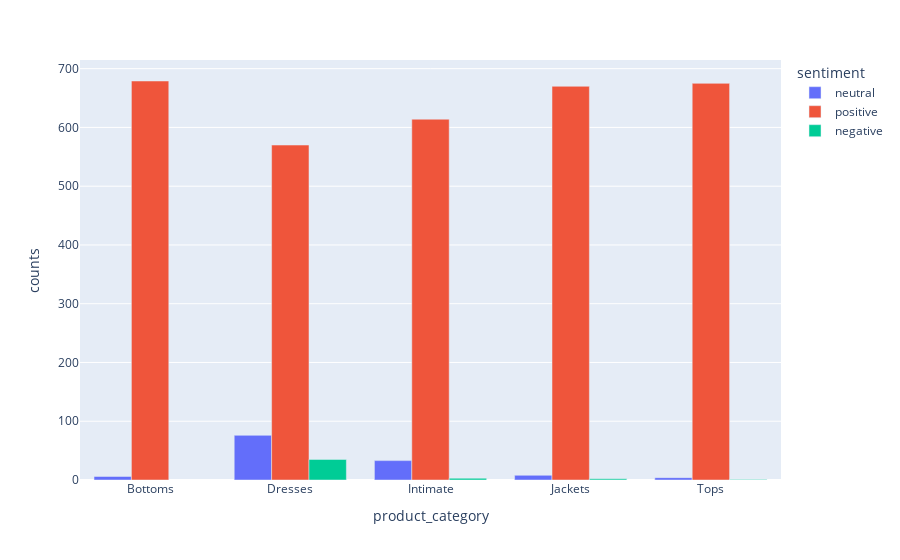

The cell this chart's notebook holds for it:
### Code cell
px.bar(df, x="product_category",y="counts",color="sentiment",barmode="group")

### Figure 1 — Plotly figure (JSON) as saved in the notebook; plotly's stock layout.template omitted (floating-point values rounded to 4 significant figures)
{"data": [{"alignmentgroup": "True", "hovertemplate": "sentiment=neutral<br>product_category=%{x}<br>counts=%{y}<extra></extra>", "legendgroup": "neutral", "marker": {"color": "#636efa", "pattern": {"shape": ""}}, "name": "neutral", "offsetgroup": "neutral", "orientation": "v", "showlegend": true, "textposition": "auto", "type": "bar", "x": ["Bottoms", "Dresses", "Intimate", "Jackets", "Tops"], "xaxis": "x", "y": [6, 76, 33, 8, 4], "yaxis": "y"}, {"alignmentgroup": "True", "hovertemplate": "sentiment=positive<br>product_category=%{x}<br>counts=%{y}<extra></extra>", "legendgroup": "positive", "marker": {"color": "#EF553B", "pattern": {"shape": ""}}, "name": "positive", "offsetgroup": "positive", "orientation": "v", "showlegend": true, "textposition": "auto", "type": "bar", "x": ["Bottoms", "Dresses", "Intimate", "Jackets", "Tops"], "xaxis": "x", "y": [679, 570, 614, 670, 675], "yaxis": "y"}, {"alignmentgroup": "True", "hovertemplate": "sentiment=negative<br>product_category=%{x}<br>counts=%{y}<extra></extra>", "legendgroup": "negative", "marker": {"color": "#00cc96", "pattern": {"shape": ""}}, "name": "negative", "offsetgroup": "negative", "orientation": "v", "showlegend": true, "textposition": "auto", "type": "bar", "x": ["Dresses", "Intimate", "Jackets", "Tops"], "xaxis": "x", "y": [35, 3, 2, 1], "yaxis": "y"}], "layout": {"barmode": "group", "legend": {"title": {"text": "sentiment"}, "tracegroupgap": 0}, "margin": {"t": 60}, "xaxis": {"anchor": "y", "domain": [0, 1], "title": {"text": "product_category"}}, "yaxis": {"anchor": "x", "domain": [0, 1], "title": {"text": "counts"}}}}
